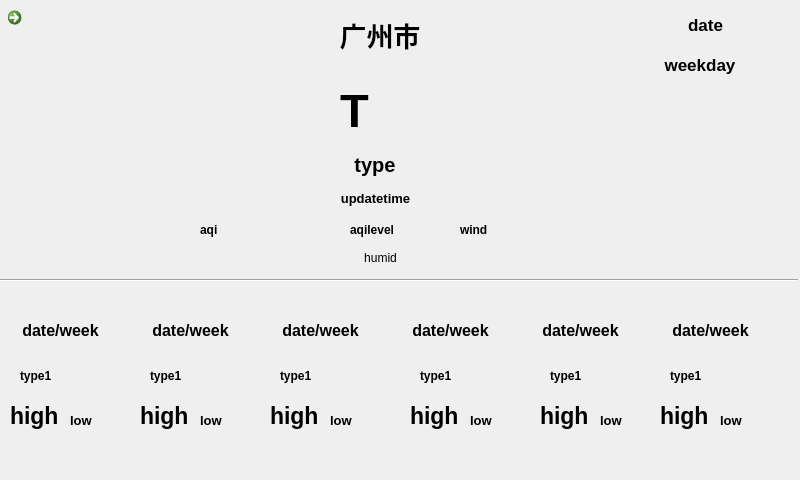
<?xml version="1.0" encoding="UTF-8"?>
<ui version="4.0">
 <class>WeatherWindow</class>
 <widget class="QMainWindow" name="WeatherWindow">
  <property name="geometry">
   <rect>
    <x>0</x>
    <y>0</y>
    <width>800</width>
    <height>480</height>
   </rect>
  </property>
  <property name="minimumSize">
   <size>
    <width>800</width>
    <height>480</height>
   </size>
  </property>
  <property name="maximumSize">
   <size>
    <width>800</width>
    <height>480</height>
   </size>
  </property>
  <property name="font">
   <font>
    <pointsize>9</pointsize>
    <weight>75</weight>
    <bold>true</bold>
   </font>
  </property>
  <property name="windowTitle">
   <string>MainWindow</string>
  </property>
  <property name="styleSheet">
   <string notr="true">QMainWindow{background-image: url(:/new/prefix1/weather/wea1.png);}</string>
  </property>
  <widget class="QWidget" name="centralwidget">
   <widget class="QCommandLinkButton" name="commandLinkButton">
    <property name="geometry">
     <rect>
      <x>0</x>
      <y>0</y>
      <width>61</width>
      <height>71</height>
     </rect>
    </property>
    <property name="text">
     <string/>
    </property>
    <property name="icon">
     <iconset resource="pic/pic.qrc">
      <normaloff>:/main/main.png</normaloff>:/main/main.png</iconset>
    </property>
    <property name="iconSize">
     <size>
      <width>50</width>
      <height>50</height>
     </size>
    </property>
   </widget>
   <widget class="QLabel" name="city">
    <property name="geometry">
     <rect>
      <x>280</x>
      <y>10</y>
      <width>200</width>
      <height>50</height>
     </rect>
    </property>
    <property name="font">
     <font>
      <pointsize>20</pointsize>
      <weight>75</weight>
      <bold>true</bold>
     </font>
    </property>
    <property name="text">
     <string>广州市</string>
    </property>
    <property name="alignment">
     <set>Qt::AlignCenter</set>
    </property>
   </widget>
   <widget class="QLabel" name="icon">
    <property name="geometry">
     <rect>
      <x>270</x>
      <y>70</y>
      <width>80</width>
      <height>80</height>
     </rect>
    </property>
    <property name="text">
     <string/>
    </property>
    <property name="scaledContents">
     <bool>true</bool>
    </property>
   </widget>
   <widget class="QLabel" name="centigrade">
    <property name="geometry">
     <rect>
      <x>340</x>
      <y>70</y>
      <width>141</width>
      <height>80</height>
     </rect>
    </property>
    <property name="font">
     <font>
      <pointsize>35</pointsize>
      <weight>75</weight>
      <bold>true</bold>
     </font>
    </property>
    <property name="text">
     <string>T</string>
    </property>
    <property name="alignment">
     <set>Qt::AlignLeading|Qt::AlignLeft|Qt::AlignVCenter</set>
    </property>
   </widget>
   <widget class="QLabel" name="type">
    <property name="geometry">
     <rect>
      <x>350</x>
      <y>140</y>
      <width>50</width>
      <height>50</height>
     </rect>
    </property>
    <property name="font">
     <font>
      <pointsize>15</pointsize>
      <weight>75</weight>
      <bold>true</bold>
     </font>
    </property>
    <property name="text">
     <string>type</string>
    </property>
    <property name="alignment">
     <set>Qt::AlignCenter</set>
    </property>
   </widget>
   <widget class="QLabel" name="updatetime">
    <property name="geometry">
     <rect>
      <x>280</x>
      <y>190</y>
      <width>191</width>
      <height>16</height>
     </rect>
    </property>
    <property name="font">
     <font>
      <pointsize>10</pointsize>
      <weight>75</weight>
      <bold>true</bold>
     </font>
    </property>
    <property name="text">
     <string>updatetime</string>
    </property>
    <property name="alignment">
     <set>Qt::AlignCenter</set>
    </property>
   </widget>
   <widget class="QLabel" name="aqi">
    <property name="geometry">
     <rect>
      <x>200</x>
      <y>220</y>
      <width>140</width>
      <height>20</height>
     </rect>
    </property>
    <property name="font">
     <font>
      <pointsize>9</pointsize>
      <weight>75</weight>
      <bold>true</bold>
     </font>
    </property>
    <property name="text">
     <string>aqi</string>
    </property>
   </widget>
   <widget class="QLabel" name="aqilevel">
    <property name="geometry">
     <rect>
      <x>350</x>
      <y>220</y>
      <width>131</width>
      <height>20</height>
     </rect>
    </property>
    <property name="font">
     <font>
      <pointsize>9</pointsize>
      <weight>75</weight>
      <bold>true</bold>
     </font>
    </property>
    <property name="text">
     <string>aqilevel</string>
    </property>
   </widget>
   <widget class="QLabel" name="wind">
    <property name="geometry">
     <rect>
      <x>460</x>
      <y>220</y>
      <width>141</width>
      <height>20</height>
     </rect>
    </property>
    <property name="font">
     <font>
      <pointsize>9</pointsize>
      <weight>75</weight>
      <bold>true</bold>
     </font>
    </property>
    <property name="text">
     <string>wind</string>
    </property>
   </widget>
   <widget class="QLabel" name="humid">
    <property name="geometry">
     <rect>
      <x>330</x>
      <y>250</y>
      <width>101</width>
      <height>16</height>
     </rect>
    </property>
    <property name="font">
     <font>
      <pointsize>9</pointsize>
      <weight>50</weight>
      <bold>false</bold>
     </font>
    </property>
    <property name="text">
     <string>humid</string>
    </property>
    <property name="alignment">
     <set>Qt::AlignCenter</set>
    </property>
   </widget>
   <widget class="QLabel" name="dateweekday">
    <property name="geometry">
     <rect>
      <x>-10</x>
      <y>320</y>
      <width>141</width>
      <height>21</height>
     </rect>
    </property>
    <property name="font">
     <font>
      <pointsize>12</pointsize>
      <weight>75</weight>
      <bold>true</bold>
     </font>
    </property>
    <property name="text">
     <string>date/week</string>
    </property>
    <property name="alignment">
     <set>Qt::AlignCenter</set>
    </property>
   </widget>
   <widget class="QLabel" name="type1">
    <property name="geometry">
     <rect>
      <x>20</x>
      <y>350</y>
      <width>51</width>
      <height>51</height>
     </rect>
    </property>
    <property name="text">
     <string>type1</string>
    </property>
    <property name="scaledContents">
     <bool>true</bool>
    </property>
   </widget>
   <widget class="QLabel" name="high">
    <property name="geometry">
     <rect>
      <x>10</x>
      <y>390</y>
      <width>61</width>
      <height>51</height>
     </rect>
    </property>
    <property name="font">
     <font>
      <pointsize>17</pointsize>
      <weight>75</weight>
      <bold>true</bold>
     </font>
    </property>
    <property name="text">
     <string>high</string>
    </property>
   </widget>
   <widget class="QLabel" name="low">
    <property name="geometry">
     <rect>
      <x>70</x>
      <y>400</y>
      <width>51</width>
      <height>41</height>
     </rect>
    </property>
    <property name="font">
     <font>
      <pointsize>10</pointsize>
      <weight>75</weight>
      <bold>true</bold>
     </font>
    </property>
    <property name="text">
     <string>low</string>
    </property>
   </widget>
   <widget class="Line" name="line">
    <property name="geometry">
     <rect>
      <x>-3</x>
      <y>270</y>
      <width>801</width>
      <height>20</height>
     </rect>
    </property>
    <property name="orientation">
     <enum>Qt::Horizontal</enum>
    </property>
   </widget>
   <widget class="QLabel" name="weekday">
    <property name="geometry">
     <rect>
      <x>600</x>
      <y>40</y>
      <width>200</width>
      <height>50</height>
     </rect>
    </property>
    <property name="font">
     <font>
      <pointsize>13</pointsize>
      <weight>75</weight>
      <bold>true</bold>
     </font>
    </property>
    <property name="text">
     <string>weekday</string>
    </property>
    <property name="alignment">
     <set>Qt::AlignCenter</set>
    </property>
   </widget>
   <widget class="QLabel" name="date_2">
    <property name="geometry">
     <rect>
      <x>590</x>
      <y>0</y>
      <width>231</width>
      <height>50</height>
     </rect>
    </property>
    <property name="font">
     <font>
      <pointsize>13</pointsize>
      <weight>75</weight>
      <bold>true</bold>
     </font>
    </property>
    <property name="text">
     <string>date</string>
    </property>
    <property name="alignment">
     <set>Qt::AlignCenter</set>
    </property>
   </widget>
   <widget class="QLabel" name="high_2">
    <property name="geometry">
     <rect>
      <x>140</x>
      <y>390</y>
      <width>61</width>
      <height>51</height>
     </rect>
    </property>
    <property name="font">
     <font>
      <pointsize>17</pointsize>
      <weight>75</weight>
      <bold>true</bold>
     </font>
    </property>
    <property name="text">
     <string>high</string>
    </property>
   </widget>
   <widget class="QLabel" name="type1_2">
    <property name="geometry">
     <rect>
      <x>150</x>
      <y>350</y>
      <width>51</width>
      <height>51</height>
     </rect>
    </property>
    <property name="text">
     <string>type1</string>
    </property>
    <property name="scaledContents">
     <bool>true</bool>
    </property>
   </widget>
   <widget class="QLabel" name="low_2">
    <property name="geometry">
     <rect>
      <x>200</x>
      <y>400</y>
      <width>51</width>
      <height>41</height>
     </rect>
    </property>
    <property name="font">
     <font>
      <pointsize>10</pointsize>
      <weight>75</weight>
      <bold>true</bold>
     </font>
    </property>
    <property name="text">
     <string>low</string>
    </property>
   </widget>
   <widget class="QLabel" name="dateweekday_2">
    <property name="geometry">
     <rect>
      <x>120</x>
      <y>320</y>
      <width>141</width>
      <height>21</height>
     </rect>
    </property>
    <property name="font">
     <font>
      <pointsize>12</pointsize>
      <weight>75</weight>
      <bold>true</bold>
     </font>
    </property>
    <property name="text">
     <string>date/week</string>
    </property>
    <property name="alignment">
     <set>Qt::AlignCenter</set>
    </property>
   </widget>
   <widget class="QLabel" name="high_3">
    <property name="geometry">
     <rect>
      <x>270</x>
      <y>390</y>
      <width>61</width>
      <height>51</height>
     </rect>
    </property>
    <property name="font">
     <font>
      <pointsize>17</pointsize>
      <weight>75</weight>
      <bold>true</bold>
     </font>
    </property>
    <property name="text">
     <string>high</string>
    </property>
   </widget>
   <widget class="QLabel" name="type1_3">
    <property name="geometry">
     <rect>
      <x>280</x>
      <y>350</y>
      <width>51</width>
      <height>51</height>
     </rect>
    </property>
    <property name="text">
     <string>type1</string>
    </property>
    <property name="scaledContents">
     <bool>true</bool>
    </property>
   </widget>
   <widget class="QLabel" name="low_3">
    <property name="geometry">
     <rect>
      <x>330</x>
      <y>400</y>
      <width>51</width>
      <height>41</height>
     </rect>
    </property>
    <property name="font">
     <font>
      <pointsize>10</pointsize>
      <weight>75</weight>
      <bold>true</bold>
     </font>
    </property>
    <property name="text">
     <string>low</string>
    </property>
   </widget>
   <widget class="QLabel" name="dateweekday_3">
    <property name="geometry">
     <rect>
      <x>250</x>
      <y>320</y>
      <width>141</width>
      <height>21</height>
     </rect>
    </property>
    <property name="font">
     <font>
      <pointsize>12</pointsize>
      <weight>75</weight>
      <bold>true</bold>
     </font>
    </property>
    <property name="text">
     <string>date/week</string>
    </property>
    <property name="alignment">
     <set>Qt::AlignCenter</set>
    </property>
   </widget>
   <widget class="QLabel" name="high_4">
    <property name="geometry">
     <rect>
      <x>410</x>
      <y>390</y>
      <width>61</width>
      <height>51</height>
     </rect>
    </property>
    <property name="font">
     <font>
      <pointsize>17</pointsize>
      <weight>75</weight>
      <bold>true</bold>
     </font>
    </property>
    <property name="text">
     <string>high</string>
    </property>
   </widget>
   <widget class="QLabel" name="type1_4">
    <property name="geometry">
     <rect>
      <x>420</x>
      <y>350</y>
      <width>51</width>
      <height>51</height>
     </rect>
    </property>
    <property name="text">
     <string>type1</string>
    </property>
    <property name="scaledContents">
     <bool>true</bool>
    </property>
   </widget>
   <widget class="QLabel" name="low_4">
    <property name="geometry">
     <rect>
      <x>470</x>
      <y>400</y>
      <width>51</width>
      <height>41</height>
     </rect>
    </property>
    <property name="font">
     <font>
      <pointsize>10</pointsize>
      <weight>75</weight>
      <bold>true</bold>
     </font>
    </property>
    <property name="text">
     <string>low</string>
    </property>
   </widget>
   <widget class="QLabel" name="dateweekday_4">
    <property name="geometry">
     <rect>
      <x>380</x>
      <y>320</y>
      <width>141</width>
      <height>21</height>
     </rect>
    </property>
    <property name="font">
     <font>
      <pointsize>12</pointsize>
      <weight>75</weight>
      <bold>true</bold>
     </font>
    </property>
    <property name="text">
     <string>date/week</string>
    </property>
    <property name="alignment">
     <set>Qt::AlignCenter</set>
    </property>
   </widget>
   <widget class="QLabel" name="high_5">
    <property name="geometry">
     <rect>
      <x>540</x>
      <y>390</y>
      <width>61</width>
      <height>51</height>
     </rect>
    </property>
    <property name="font">
     <font>
      <pointsize>17</pointsize>
      <weight>75</weight>
      <bold>true</bold>
     </font>
    </property>
    <property name="text">
     <string>high</string>
    </property>
   </widget>
   <widget class="QLabel" name="type1_5">
    <property name="geometry">
     <rect>
      <x>550</x>
      <y>350</y>
      <width>51</width>
      <height>51</height>
     </rect>
    </property>
    <property name="text">
     <string>type1</string>
    </property>
    <property name="scaledContents">
     <bool>true</bool>
    </property>
   </widget>
   <widget class="QLabel" name="low_5">
    <property name="geometry">
     <rect>
      <x>600</x>
      <y>400</y>
      <width>51</width>
      <height>41</height>
     </rect>
    </property>
    <property name="font">
     <font>
      <pointsize>10</pointsize>
      <weight>75</weight>
      <bold>true</bold>
     </font>
    </property>
    <property name="text">
     <string>low</string>
    </property>
   </widget>
   <widget class="QLabel" name="dateweekday_5">
    <property name="geometry">
     <rect>
      <x>510</x>
      <y>320</y>
      <width>141</width>
      <height>21</height>
     </rect>
    </property>
    <property name="font">
     <font>
      <pointsize>12</pointsize>
      <weight>75</weight>
      <bold>true</bold>
     </font>
    </property>
    <property name="text">
     <string>date/week</string>
    </property>
    <property name="alignment">
     <set>Qt::AlignCenter</set>
    </property>
   </widget>
   <widget class="QLabel" name="high_6">
    <property name="geometry">
     <rect>
      <x>660</x>
      <y>390</y>
      <width>61</width>
      <height>51</height>
     </rect>
    </property>
    <property name="font">
     <font>
      <pointsize>17</pointsize>
      <weight>75</weight>
      <bold>true</bold>
     </font>
    </property>
    <property name="text">
     <string>high</string>
    </property>
   </widget>
   <widget class="QLabel" name="type1_6">
    <property name="geometry">
     <rect>
      <x>670</x>
      <y>350</y>
      <width>51</width>
      <height>51</height>
     </rect>
    </property>
    <property name="text">
     <string>type1</string>
    </property>
    <property name="scaledContents">
     <bool>true</bool>
    </property>
   </widget>
   <widget class="QLabel" name="low_6">
    <property name="geometry">
     <rect>
      <x>720</x>
      <y>400</y>
      <width>51</width>
      <height>41</height>
     </rect>
    </property>
    <property name="font">
     <font>
      <pointsize>10</pointsize>
      <weight>75</weight>
      <bold>true</bold>
     </font>
    </property>
    <property name="text">
     <string>low</string>
    </property>
   </widget>
   <widget class="QLabel" name="dateweekday_6">
    <property name="geometry">
     <rect>
      <x>640</x>
      <y>320</y>
      <width>141</width>
      <height>21</height>
     </rect>
    </property>
    <property name="font">
     <font>
      <pointsize>12</pointsize>
      <weight>75</weight>
      <bold>true</bold>
     </font>
    </property>
    <property name="text">
     <string>date/week</string>
    </property>
    <property name="alignment">
     <set>Qt::AlignCenter</set>
    </property>
   </widget>
  </widget>
 </widget>
 <resources>
  <include location="pic/pic.qrc"/>
 </resources>
 <connections/>
</ui>
